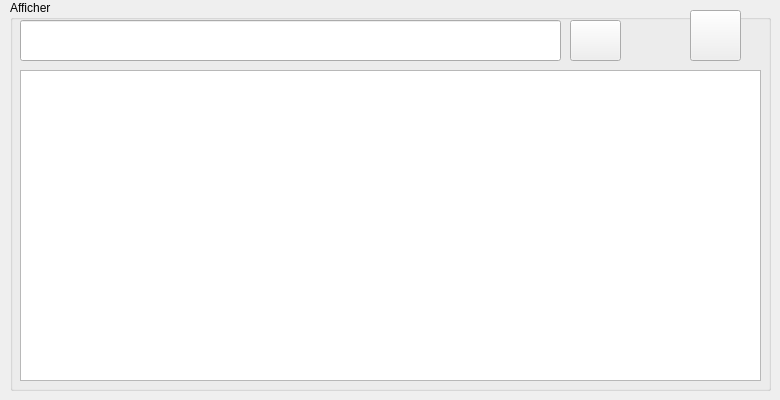
     <widget class="QWidget" name="tab_8">
      <attribute name="title">
       <string>Afficher les detenus de cellule</string>
      </attribute>
      <widget class="QTableView" name="tab_cellule">
       <property name="geometry">
        <rect>
         <x>20</x>
         <y>70</y>
         <width>741</width>
         <height>311</height>
        </rect>
       </property>
      </widget>
      <widget class="QLineEdit" name="le_search_c">
       <property name="geometry">
        <rect>
         <x>20</x>
         <y>20</y>
         <width>541</width>
         <height>41</height>
        </rect>
       </property>
      </widget>
      <widget class="QPushButton" name="pb_rech_cel">
       <property name="geometry">
        <rect>
         <x>570</x>
         <y>20</y>
         <width>51</width>
         <height>41</height>
        </rect>
       </property>
       <property name="styleSheet">
        <string notr="true">image: url(:/pictures/Search_icon-icons.com_54989 (2).png);</string>
       </property>
       <property name="text">
        <string/>
       </property>
      </widget>
      <widget class="QPushButton" name="pb_export_c">
       <property name="geometry">
        <rect>
         <x>690</x>
         <y>10</y>
         <width>51</width>
         <height>51</height>
        </rect>
       </property>
       <property name="styleSheet">
        <string notr="true">image: url(:/pictures/adobe_pdf_document_14979.png);</string>
       </property>
       <property name="text">
        <string/>
       </property>
      </widget>
      <widget class="QGroupBox" name="groupBox_9">
       <property name="geometry">
        <rect>
         <x>10</x>
         <y>0</y>
         <width>761</width>
         <height>391</height>
        </rect>
       </property>
       <property name="title">
        <string>Afficher</string>
       </property>
      </widget>
      <zorder>groupBox_9</zorder>
      <zorder>tab_cellule</zorder>
      <zorder>le_search_c</zorder>
      <zorder>pb_rech_cel</zorder>
      <zorder>pb_export_c</zorder>
     </widget>
